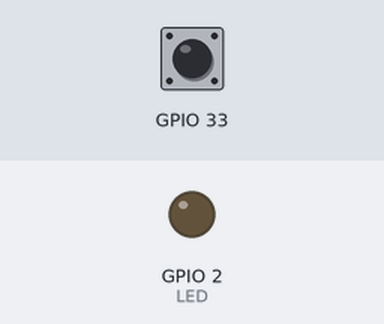
This sketch was run on a simulated ESP32. Parts: output pins drawn as LEDs (lit = HIGH). The test bench sets the inputs (shaded band); at power-on: GPIO 33 HIGH.

Above: at 1.8 s.
1.9 s: GPIO 33 pulled LOW for 0.6 s
At 2.9 s:
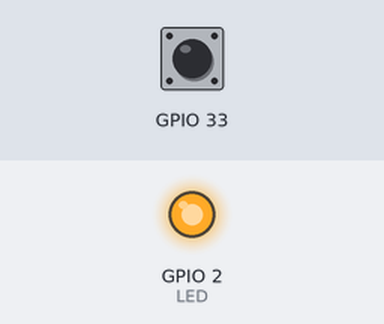
5.5 s: GPIO 33 pulled LOW for 1 s
At 9.4 s:
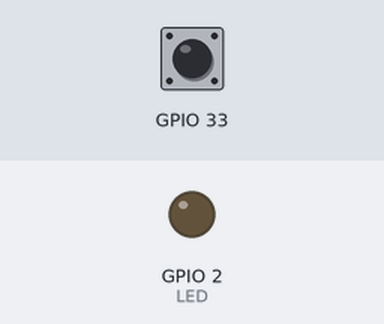
9.5 s: GPIO 33 pulled LOW for 3.2 s
At 11.3 s:
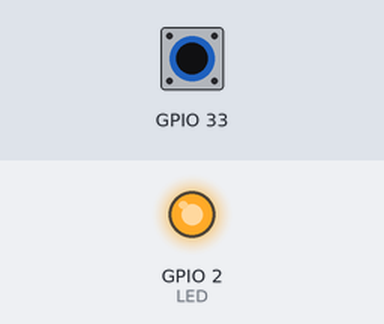
Timing chart, 0 to 14.5 s (numbered marks = the images above; inputs shaded):
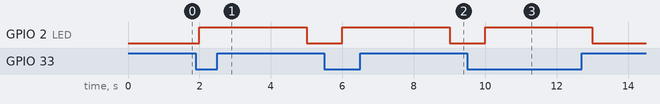

The sketch:

SimpleLEDSwitch.ino
```cpp
void setup()
{
  #define LED 2
  pinMode(LED, OUTPUT);
  Serial.begin(230400);

}

void loop()
{
  touchRead(T8);
  if(touchRead(T8)<20)
  {
    digitalWrite(LED,HIGH);
    delay(3000);

  }
  digitalWrite(LED, LOW);
  delay(1000);


}
```

Measured:
- after the input at 1.9 s, GPIO 2 (LED): LOW → HIGH after 0.10 s, → LOW 3.0 s later
- after the input at 5.5 s, GPIO 2 (LED): LOW → HIGH after 0.50 s, → LOW 3.0 s later
- after the input at 9.5 s, GPIO 2 (LED): LOW → HIGH after 0.50 s, → LOW 3.0 s later
